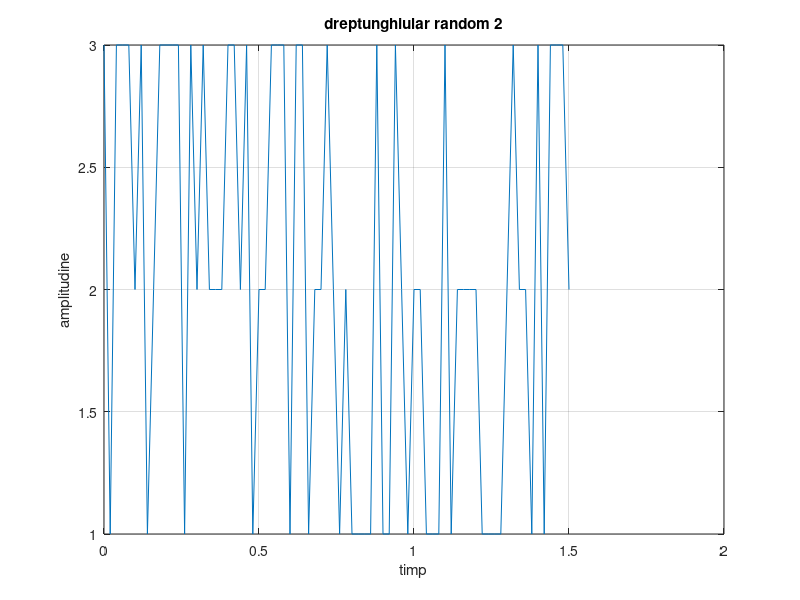

Write MATLAB code to recreate this figure. (Note: this script raises an error after producing the figure.)
%  Exercitiul 3
 
d=[randi(3,1,751)];
t=0:0.002:1.5;
d=[randi(3,1,751)-2];
plot(t,d)

% am generat aleator numere intregi intre 1 si 3 (am scazut 2 pentru a avea valori intre -1 si 1)
% am afisat schema in functie de timp cu rezolutia de 2ms

grid, xlabel('timp'), ylabel('amplitudine'), title('dreptunghiular random 1')


d=[randi(3,1,76)];
t=0:0.02:1.5;
plot(t,d)
hold on
grid, xlabel('timp'), ylabel('amplitudine'), title('dreptunghiular random 2')


d=[randi(3,1,8)];
t=0:0.02:1.6;
t=0:0.2:1.6;
plot(t,d)
Error using plot
Vectors must be the same length.
 
d=[randi(3,1,9)];
plot(t,d)

grid, xlabel('timp'), ylabel('amplitudine'), title('dreptunghiular random 3')

% restul subpunctelor se realizeaza asemanator